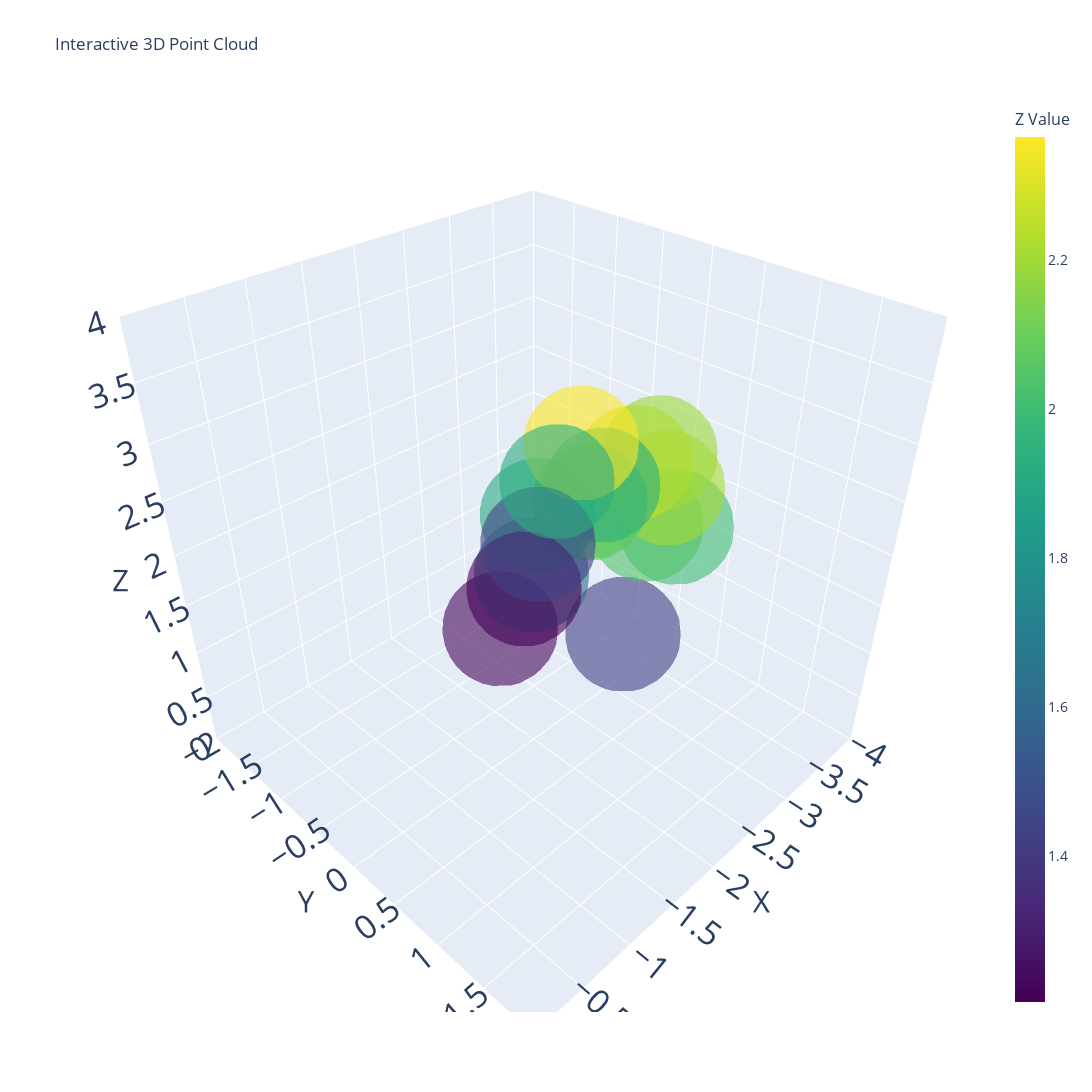

Notebook code cell kept with this figure:
### Code cell
plot_3d_points_plotly(world_coordinates_nerds)
world_coordinates_nerds

### Figure 1 — Plotly figure (JSON) as saved in the notebook; plotly's stock layout.template omitted (floating-point values rounded to 4 significant figures)
{"data": [{"marker": {"color": [1.421, 2.006, 2.047, 2.209, 2.268, 2.196, 2.07, 1.228, 1.601, 2.083, 1.911, 1.204, 1.934, 2.366, 1.432, 1.925], "colorbar": {"tickfont": {"size": 14}, "title": {"font": {"size": 16}, "text": "Z Value"}}, "colorscale": [[0, "#440154"], [0.1111, "#482878"], [0.2222, "#3e4989"], [0.3333, "#31688e"], [0.4444, "#26828e"], [0.5556, "#1f9e89"], [0.6667, "#35b779"], [0.7778, "#6ece58"], [0.8889, "#b5de2b"], [1, "#fde725"]], "opacity": 0.6, "size": 40, "sizemode": "diameter"}, "mode": "markers", "type": "scatter3d", "x": [-2.321, -3.108, -2.917, -3.267, -3.321, -3.69, -2.805, -1.836, -2.195, -2.814, -2.533, -2.385, -3.261, -3.105, -2.725, -3.029], "y": [0.6674, 0.5191, 0.3526, 0.2782, -0.1202, -0.1537, -0.1665, -0.2512, -0.2422, -0.1707, -0.5092, -0.5264, -0.4266, -0.553, -0.6943, -0.7597], "z": [1.421, 2.006, 2.047, 2.209, 2.268, 2.196, 2.07, 1.228, 1.601, 2.083, 1.911, 1.204, 1.934, 2.366, 1.432, 1.925]}], "layout": {"height": 1600, "scene": {"aspectmode": "cube", "xaxis": {"range": [-4, 0], "tickfont": {"size": 20}, "title": {"font": {"size": 30}, "text": "X"}}, "yaxis": {"range": [-2, 2], "tickfont": {"size": 20}, "title": {"font": {"size": 30}, "text": "Y"}}, "zaxis": {"range": [0, 4], "tickfont": {"size": 20}, "title": {"font": {"size": 30}, "text": "Z"}}}, "title": {"text": "Interactive 3D Point Cloud"}, "width": 1600}}
